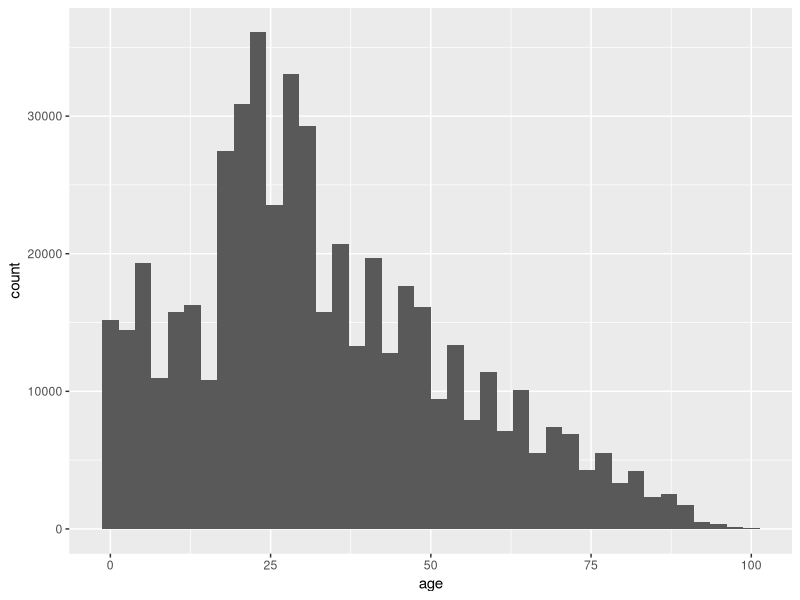

Write R code to recreate this figure.
# -----------------------------------------------
# script to replicate Age_by_OA_Manchester.xlsx 
# data was originally generated outside of R
# -----------------------------------------------

# load packages
library(here)
library(readxl)
library(readr)
library(dplyr)
library(tidyr)
library(ggplot2)

# load age data we need to replicate
Age_by_OA_Manchester <- read_excel(here("data","Age_by_OA_Manchester.xlsx"))

# load raw data
age_raw <- read_csv(here("data","nomis_2020_03_24_age_raw.csv"), skip = 8)

# clean var names
names(age_raw) <- gsub(pattern = " ", replacement = "_", x = names(age_raw))

# renaming
age_raw <- age_raw %>% 
  rename(OA = `2011_output_area`,
         Pop = `All_categories:_Age`) %>% 
  drop_na(Pop) %>% 
  arrange(OA)

# check N
N <- sum(age_raw$Pop, na.rm = T) # 503127
N

# create synthetic individual data frame with id col
ind.df <- data.frame(id = 1:N)

# create OA col, repeating the OA code as many times as there are residents in each
ind.df$OA <- rep.int(x = age_raw$OA, time = age_raw$Pop)

# arrange by OA to match age_raw
ind.df <- arrange(ind.df, OA)

# remove Pop for pivot longer, recode those under age of 1 to zero for mean calculation, then
# extract age as integer.
age_raw_long <- age_raw %>% 
  select(-Pop) %>% 
  pivot_longer(cols = Age_under_1:Age_100_and_over, names_to = "age", values_to = "count") %>%
  mutate(age =  if_else(age == "Age_under_1", true = "Age_0", false = age),
         age = parse_number(age))

# impute individual-level ages. This relies on the OA being arranged!
ind.df$age <- rep.int(x = age_raw_long$age, age_raw_long$count)

# plot age distribution
ggplot(data = ind.df) +
  geom_histogram(mapping = aes(x = age), bins = 40)

# calculate mean age of each OA
mean.age.df <- ind.df %>% 
  group_by(OA) %>% 
  summarise(mean_age_OA = mean(age), # new      (Code_v5b.r)
            Mean = mean(age),        # original (Code_v5a.r)
            sd_age_OA = sd(age),     # new      (Code_v5b.r)
            SD = sd(age))            # original (Code_v5a.r)
            # sd_age_OA = var(age),  # not used

# bring Pop back
mean.age.df <- age_raw %>% 
  select(OA, Pop) %>% 
  left_join(mean.age.df)

# save
write_csv(x = mean.age.df, path = here("data","Age_by_OA_Manchester_replicate.csv"))
